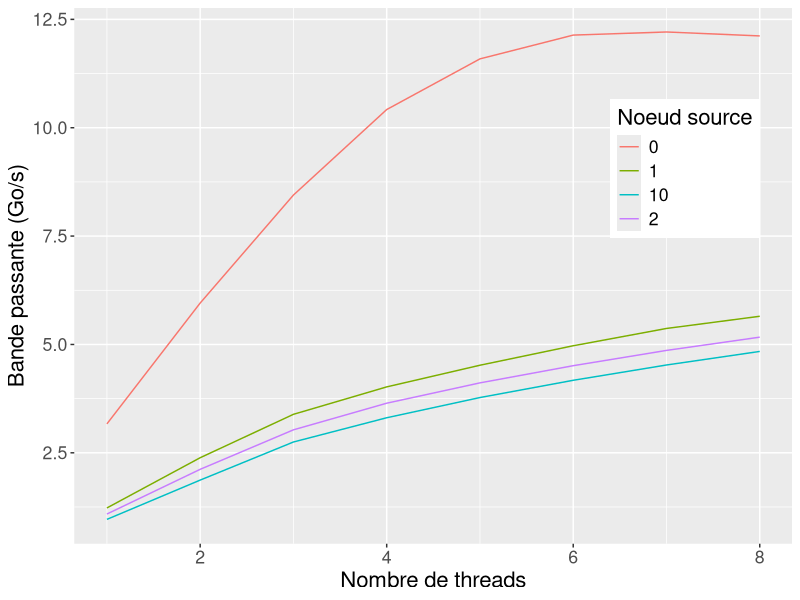

This chart was generated by the following R code:
library(ggplot2)
library(plyr)
library(dplyr)
library(lattice)
library(reshape)

frameall = read.table("./all_data_bandwidth_load.dat", header=TRUE)
avg_time = ddply(frameall, c("Exp", "Dest", "total_cores", "kernel", "threads_on_node", "size"), summarize, mean_time=mean(Time), Std=sd(Time), Nxp=length(Exp))
avg_bandwidth = transform(avg_time, bandwidth_gb=(size/mean_time)/1000000)
shrinked=select(avg_bandwidth, -(mean_time:Nxp))
shrinked=select(shrinked, -(threads_on_node))
sum_bandwidth = ddply(shrinked, c("Exp", "Dest", "total_cores", "kernel", "size"), summarize, full_bandwidth=sum(bandwidth_gb))

sum_bandwidth$Dest = as.character(sum_bandwidth$Dest)


sum_bandwidth

#Graph for distribution


pdf("link_saturation.pdf", width = 10, height=6)


myplot = ggplot(sum_bandwidth, aes(x=total_cores, y = full_bandwidth, colour=Dest))
#myplot = myplot + geom_bar(stat="identity", position=position_dodge())
#myplot = myplot + geom_point(aes(shape=Access, colour=kernel))
myplot = myplot + geom_line()
#myplot = myplot + expand_limits(y=0)
#myplot = myplot + facet_wrap(~Blocksize, ncol=2)
#myplot = myplot + theme(legend.position="right", legend.title=element_text(size=14), legend.text=element_text(size=13), axis.text=element_text(size=12))
myplot = myplot + theme(legend.position=c(0.85, 0.70), text = element_text(size=16))
#myplot = myplot + ggtitle("Bande passante à partir du nœud 0")
myplot = myplot + scale_colour_discrete(name="Noeud source")
myplot = myplot + ylab("Bande passante (Go/s)")
myplot = myplot + xlab("Nombre de threads")

print(myplot)
dev.off()
quit()
